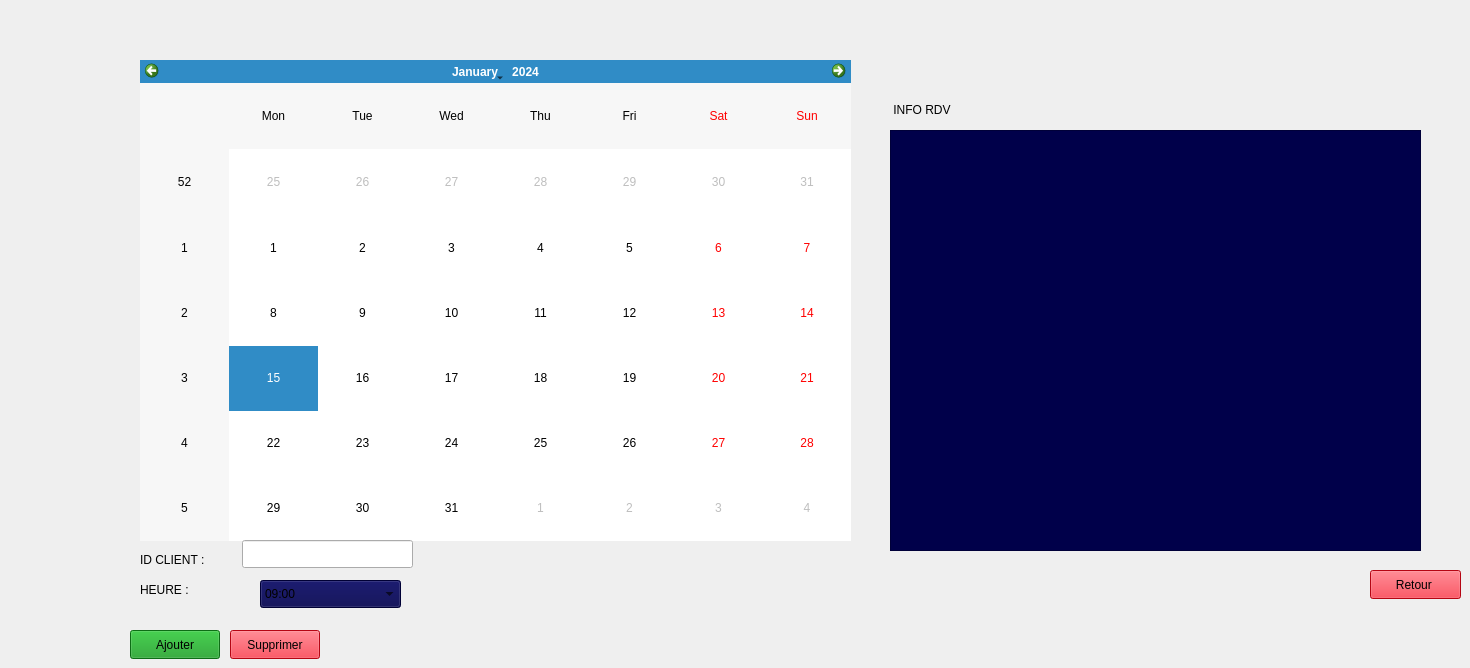
    <widget class="QWidget" name="CALENDRIER">
     <widget class="QCalendarWidget" name="calendarWidget">
      <property name="geometry">
       <rect>
        <x>140</x>
        <y>60</y>
        <width>711</width>
        <height>481</height>
       </rect>
      </property>
     </widget>
     <widget class="QPushButton" name="btnRetourRDV">
      <property name="geometry">
       <rect>
        <x>1370</x>
        <y>570</y>
        <width>91</width>
        <height>29</height>
       </rect>
      </property>
      <property name="palette">
       <palette>
        <active>
         <colorrole role="Button">
          <brush brushstyle="SolidPattern">
           <color alpha="255">
            <red>253</red>
            <green>7</green>
            <blue>27</blue>
           </color>
          </brush>
         </colorrole>
         <colorrole role="Base">
          <brush brushstyle="SolidPattern">
           <color alpha="255">
            <red>253</red>
            <green>7</green>
            <blue>27</blue>
           </color>
          </brush>
         </colorrole>
         <colorrole role="Window">
          <brush brushstyle="SolidPattern">
           <color alpha="255">
            <red>253</red>
            <green>7</green>
            <blue>27</blue>
           </color>
          </brush>
         </colorrole>
         <colorrole role="Highlight">
          <brush brushstyle="SolidPattern">
           <color alpha="255">
            <red>31</red>
            <green>155</green>
            <blue>93</blue>
           </color>
          </brush>
         </colorrole>
        </active>
        <inactive>
         <colorrole role="Button">
          <brush brushstyle="SolidPattern">
           <color alpha="255">
            <red>253</red>
            <green>7</green>
            <blue>27</blue>
           </color>
          </brush>
         </colorrole>
         <colorrole role="Base">
          <brush brushstyle="SolidPattern">
           <color alpha="255">
            <red>253</red>
            <green>7</green>
            <blue>27</blue>
           </color>
          </brush>
         </colorrole>
         <colorrole role="Window">
          <brush brushstyle="SolidPattern">
           <color alpha="255">
            <red>253</red>
            <green>7</green>
            <blue>27</blue>
           </color>
          </brush>
         </colorrole>
         <colorrole role="Highlight">
          <brush brushstyle="SolidPattern">
           <color alpha="255">
            <red>31</red>
            <green>155</green>
            <blue>93</blue>
           </color>
          </brush>
         </colorrole>
        </inactive>
        <disabled>
         <colorrole role="Button">
          <brush brushstyle="SolidPattern">
           <color alpha="255">
            <red>253</red>
            <green>7</green>
            <blue>27</blue>
           </color>
          </brush>
         </colorrole>
         <colorrole role="Base">
          <brush brushstyle="SolidPattern">
           <color alpha="255">
            <red>253</red>
            <green>7</green>
            <blue>27</blue>
           </color>
          </brush>
         </colorrole>
         <colorrole role="Window">
          <brush brushstyle="SolidPattern">
           <color alpha="255">
            <red>253</red>
            <green>7</green>
            <blue>27</blue>
           </color>
          </brush>
         </colorrole>
         <colorrole role="Highlight">
          <brush brushstyle="SolidPattern">
           <color alpha="255">
            <red>31</red>
            <green>155</green>
            <blue>93</blue>
           </color>
          </brush>
         </colorrole>
        </disabled>
       </palette>
      </property>
      <property name="styleSheet">
       <string notr="true">background-color: rgb(253, 7, 27);</string>
      </property>
      <property name="text">
       <string>Retour </string>
      </property>
     </widget>
     <widget class="QPushButton" name="btnAjouterRDV">
      <property name="geometry">
       <rect>
        <x>130</x>
        <y>630</y>
        <width>90</width>
        <height>29</height>
       </rect>
      </property>
      <property name="palette">
       <palette>
        <active>
         <colorrole role="Button">
          <brush brushstyle="SolidPattern">
           <color alpha="255">
            <red>18</red>
            <green>153</green>
            <blue>29</blue>
           </color>
          </brush>
         </colorrole>
         <colorrole role="Base">
          <brush brushstyle="SolidPattern">
           <color alpha="255">
            <red>18</red>
            <green>153</green>
            <blue>29</blue>
           </color>
          </brush>
         </colorrole>
         <colorrole role="Window">
          <brush brushstyle="SolidPattern">
           <color alpha="255">
            <red>18</red>
            <green>153</green>
            <blue>29</blue>
           </color>
          </brush>
         </colorrole>
         <colorrole role="Highlight">
          <brush brushstyle="SolidPattern">
           <color alpha="255">
            <red>31</red>
            <green>155</green>
            <blue>93</blue>
           </color>
          </brush>
         </colorrole>
        </active>
        <inactive>
         <colorrole role="Button">
          <brush brushstyle="SolidPattern">
           <color alpha="255">
            <red>18</red>
            <green>153</green>
            <blue>29</blue>
           </color>
          </brush>
         </colorrole>
         <colorrole role="Base">
          <brush brushstyle="SolidPattern">
           <color alpha="255">
            <red>18</red>
            <green>153</green>
            <blue>29</blue>
           </color>
          </brush>
         </colorrole>
         <colorrole role="Window">
          <brush brushstyle="SolidPattern">
           <color alpha="255">
            <red>18</red>
            <green>153</green>
            <blue>29</blue>
           </color>
          </brush>
         </colorrole>
         <colorrole role="Highlight">
          <brush brushstyle="SolidPattern">
           <color alpha="255">
            <red>31</red>
            <green>155</green>
            <blue>93</blue>
           </color>
          </brush>
         </colorrole>
        </inactive>
        <disabled>
         <colorrole role="Button">
          <brush brushstyle="SolidPattern">
           <color alpha="255">
            <red>18</red>
            <green>153</green>
            <blue>29</blue>
           </color>
          </brush>
         </colorrole>
         <colorrole role="Base">
          <brush brushstyle="SolidPattern">
           <color alpha="255">
            <red>18</red>
            <green>153</green>
            <blue>29</blue>
           </color>
          </brush>
         </colorrole>
         <colorrole role="Window">
          <brush brushstyle="SolidPattern">
           <color alpha="255">
            <red>18</red>
            <green>153</green>
            <blue>29</blue>
           </color>
          </brush>
         </colorrole>
         <colorrole role="Highlight">
          <brush brushstyle="SolidPattern">
           <color alpha="255">
            <red>31</red>
            <green>155</green>
            <blue>93</blue>
           </color>
          </brush>
         </colorrole>
        </disabled>
       </palette>
      </property>
      <property name="styleSheet">
       <string notr="true">background-color: rgb(18, 153, 29);</string>
      </property>
      <property name="text">
       <string>Ajouter</string>
      </property>
     </widget>
     <widget class="QLabel" name="label_8">
      <property name="geometry">
       <rect>
        <x>140</x>
        <y>550</y>
        <width>91</width>
        <height>20</height>
       </rect>
      </property>
      <property name="text">
       <string>ID CLIENT :</string>
      </property>
     </widget>
     <widget class="QLabel" name="label_9">
      <property name="geometry">
       <rect>
        <x>140</x>
        <y>580</y>
        <width>91</width>
        <height>20</height>
       </rect>
      </property>
      <property name="text">
       <string>HEURE :</string>
      </property>
     </widget>
     <widget class="QComboBox" name="comboBoxHeure">
      <property name="geometry">
       <rect>
        <x>260</x>
        <y>580</y>
        <width>141</width>
        <height>28</height>
       </rect>
      </property>
      <property name="palette">
       <palette>
        <active>
         <colorrole role="Button">
          <brush brushstyle="SolidPattern">
           <color alpha="255">
            <red>0</red>
            <green>0</green>
            <blue>74</blue>
           </color>
          </brush>
         </colorrole>
         <colorrole role="Base">
          <brush brushstyle="SolidPattern">
           <color alpha="255">
            <red>0</red>
            <green>0</green>
            <blue>74</blue>
           </color>
          </brush>
         </colorrole>
         <colorrole role="Window">
          <brush brushstyle="SolidPattern">
           <color alpha="255">
            <red>0</red>
            <green>0</green>
            <blue>74</blue>
           </color>
          </brush>
         </colorrole>
        </active>
        <inactive>
         <colorrole role="Button">
          <brush brushstyle="SolidPattern">
           <color alpha="255">
            <red>0</red>
            <green>0</green>
            <blue>74</blue>
           </color>
          </brush>
         </colorrole>
         <colorrole role="Base">
          <brush brushstyle="SolidPattern">
           <color alpha="255">
            <red>0</red>
            <green>0</green>
            <blue>74</blue>
           </color>
          </brush>
         </colorrole>
         <colorrole role="Window">
          <brush brushstyle="SolidPattern">
           <color alpha="255">
            <red>0</red>
            <green>0</green>
            <blue>74</blue>
           </color>
          </brush>
         </colorrole>
        </inactive>
        <disabled>
         <colorrole role="Button">
          <brush brushstyle="SolidPattern">
           <color alpha="255">
            <red>0</red>
            <green>0</green>
            <blue>74</blue>
           </color>
          </brush>
         </colorrole>
         <colorrole role="Base">
          <brush brushstyle="SolidPattern">
           <color alpha="255">
            <red>0</red>
            <green>0</green>
            <blue>74</blue>
           </color>
          </brush>
         </colorrole>
         <colorrole role="Window">
          <brush brushstyle="SolidPattern">
           <color alpha="255">
            <red>0</red>
            <green>0</green>
            <blue>74</blue>
           </color>
          </brush>
         </colorrole>
        </disabled>
       </palette>
      </property>
      <item>
       <property name="text">
        <string>09:00</string>
       </property>
      </item>
      <item>
       <property name="text">
        <string>10:00</string>
       </property>
      </item>
      <item>
       <property name="text">
        <string>11:00</string>
       </property>
      </item>
      <item>
       <property name="text">
        <string>12:00</string>
       </property>
      </item>
      <item>
       <property name="text">
        <string>13:00</string>
       </property>
      </item>
      <item>
       <property name="text">
        <string>14:00</string>
       </property>
      </item>
      <item>
       <property name="text">
        <string>15:00</string>
       </property>
      </item>
      <item>
       <property name="text">
        <string>16:00</string>
       </property>
      </item>
      <item>
       <property name="text">
        <string>17:00</string>
       </property>
      </item>
      <item>
       <property name="text">
        <string>18:00</string>
       </property>
      </item>
     </widget>
     <widget class="QLineEdit" name="lineEditIdClientRDV">
      <property name="geometry">
       <rect>
        <x>242</x>
        <y>540</y>
        <width>171</width>
        <height>28</height>
       </rect>
      </property>
     </widget>
     <widget class="QLabel" name="labelInfoRDV">
      <property name="geometry">
       <rect>
        <x>860</x>
        <y>100</y>
        <width>151</width>
        <height>20</height>
       </rect>
      </property>
      <property name="text">
       <string>          INFO RDV</string>
      </property>
     </widget>
     <widget class="QTableView" name="tableViewRDV">
      <property name="geometry">
       <rect>
        <x>890</x>
        <y>130</y>
        <width>531</width>
        <height>421</height>
       </rect>
      </property>
      <property name="palette">
       <palette>
        <active>
         <colorrole role="Button">
          <brush brushstyle="SolidPattern">
           <color alpha="255">
            <red>0</red>
            <green>0</green>
            <blue>74</blue>
           </color>
          </brush>
         </colorrole>
         <colorrole role="Base">
          <brush brushstyle="SolidPattern">
           <color alpha="255">
            <red>0</red>
            <green>0</green>
            <blue>74</blue>
           </color>
          </brush>
         </colorrole>
         <colorrole role="Window">
          <brush brushstyle="SolidPattern">
           <color alpha="255">
            <red>0</red>
            <green>0</green>
            <blue>74</blue>
           </color>
          </brush>
         </colorrole>
        </active>
        <inactive>
         <colorrole role="Button">
          <brush brushstyle="SolidPattern">
           <color alpha="255">
            <red>0</red>
            <green>0</green>
            <blue>74</blue>
           </color>
          </brush>
         </colorrole>
         <colorrole role="Base">
          <brush brushstyle="SolidPattern">
           <color alpha="255">
            <red>0</red>
            <green>0</green>
            <blue>74</blue>
           </color>
          </brush>
         </colorrole>
         <colorrole role="Window">
          <brush brushstyle="SolidPattern">
           <color alpha="255">
            <red>0</red>
            <green>0</green>
            <blue>74</blue>
           </color>
          </brush>
         </colorrole>
        </inactive>
        <disabled>
         <colorrole role="Button">
          <brush brushstyle="SolidPattern">
           <color alpha="255">
            <red>0</red>
            <green>0</green>
            <blue>74</blue>
           </color>
          </brush>
         </colorrole>
         <colorrole role="Base">
          <brush brushstyle="SolidPattern">
           <color alpha="255">
            <red>0</red>
            <green>0</green>
            <blue>74</blue>
           </color>
          </brush>
         </colorrole>
         <colorrole role="Window">
          <brush brushstyle="SolidPattern">
           <color alpha="255">
            <red>0</red>
            <green>0</green>
            <blue>74</blue>
           </color>
          </brush>
         </colorrole>
        </disabled>
       </palette>
      </property>
     </widget>
     <widget class="QPushButton" name="btnSupprimerRDV">
      <property name="geometry">
       <rect>
        <x>230</x>
        <y>630</y>
        <width>90</width>
        <height>29</height>
       </rect>
      </property>
      <property name="palette">
       <palette>
        <active>
         <colorrole role="Button">
          <brush brushstyle="SolidPattern">
           <color alpha="255">
            <red>253</red>
            <green>7</green>
            <blue>27</blue>
           </color>
          </brush>
         </colorrole>
         <colorrole role="Base">
          <brush brushstyle="SolidPattern">
           <color alpha="255">
            <red>253</red>
            <green>7</green>
            <blue>27</blue>
           </color>
          </brush>
         </colorrole>
         <colorrole role="Window">
          <brush brushstyle="SolidPattern">
           <color alpha="255">
            <red>253</red>
            <green>7</green>
            <blue>27</blue>
           </color>
          </brush>
         </colorrole>
         <colorrole role="Highlight">
          <brush brushstyle="SolidPattern">
           <color alpha="255">
            <red>31</red>
            <green>155</green>
            <blue>93</blue>
           </color>
          </brush>
         </colorrole>
        </active>
        <inactive>
         <colorrole role="Button">
          <brush brushstyle="SolidPattern">
           <color alpha="255">
            <red>253</red>
            <green>7</green>
            <blue>27</blue>
           </color>
          </brush>
         </colorrole>
         <colorrole role="Base">
          <brush brushstyle="SolidPattern">
           <color alpha="255">
            <red>253</red>
            <green>7</green>
            <blue>27</blue>
           </color>
          </brush>
         </colorrole>
         <colorrole role="Window">
          <brush brushstyle="SolidPattern">
           <color alpha="255">
            <red>253</red>
            <green>7</green>
            <blue>27</blue>
           </color>
          </brush>
         </colorrole>
         <colorrole role="Highlight">
          <brush brushstyle="SolidPattern">
           <color alpha="255">
            <red>31</red>
            <green>155</green>
            <blue>93</blue>
           </color>
          </brush>
         </colorrole>
        </inactive>
        <disabled>
         <colorrole role="Button">
          <brush brushstyle="SolidPattern">
           <color alpha="255">
            <red>253</red>
            <green>7</green>
            <blue>27</blue>
           </color>
          </brush>
         </colorrole>
         <colorrole role="Base">
          <brush brushstyle="SolidPattern">
           <color alpha="255">
            <red>253</red>
            <green>7</green>
            <blue>27</blue>
           </color>
          </brush>
         </colorrole>
         <colorrole role="Window">
          <brush brushstyle="SolidPattern">
           <color alpha="255">
            <red>253</red>
            <green>7</green>
            <blue>27</blue>
           </color>
          </brush>
         </colorrole>
         <colorrole role="Highlight">
          <brush brushstyle="SolidPattern">
           <color alpha="255">
            <red>31</red>
            <green>155</green>
            <blue>93</blue>
           </color>
          </brush>
         </colorrole>
        </disabled>
       </palette>
      </property>
      <property name="styleSheet">
       <string notr="true">background-color: rgb(253, 7, 27);</string>
      </property>
      <property name="text">
       <string>Supprimer</string>
      </property>
     </widget>
    </widget>
